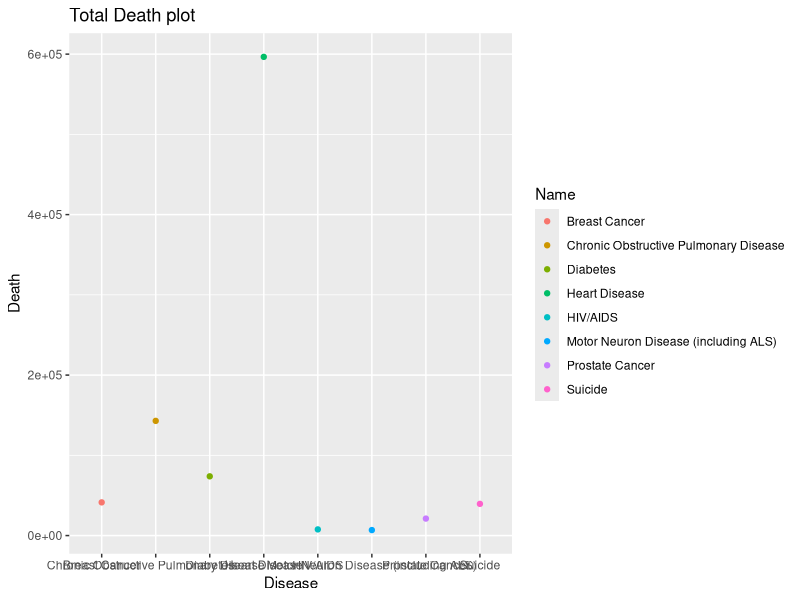
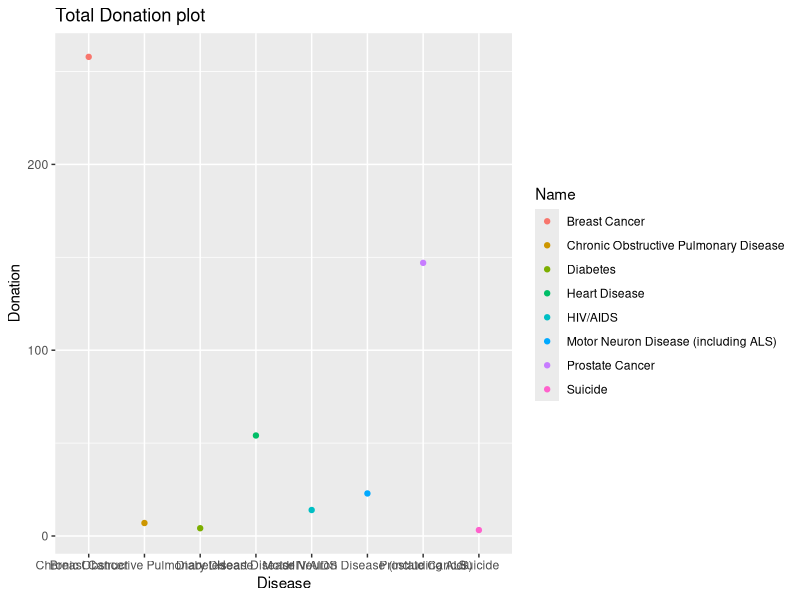
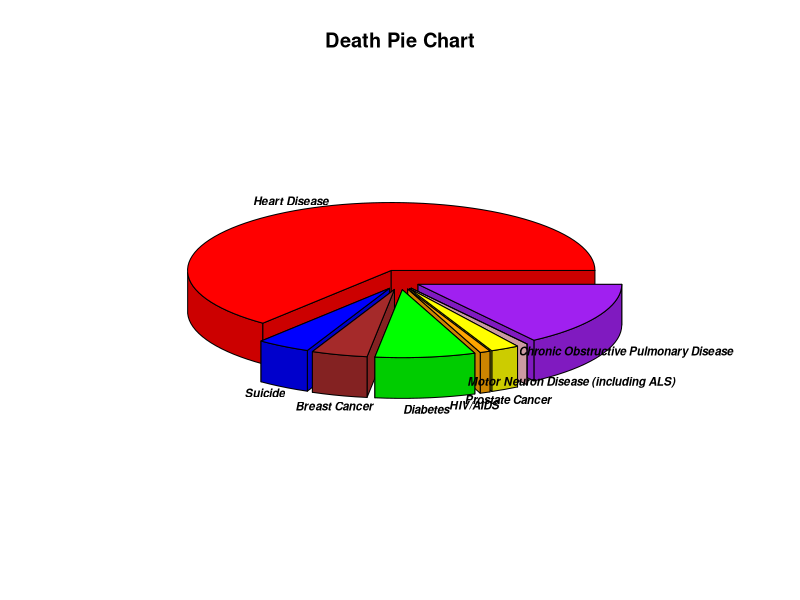
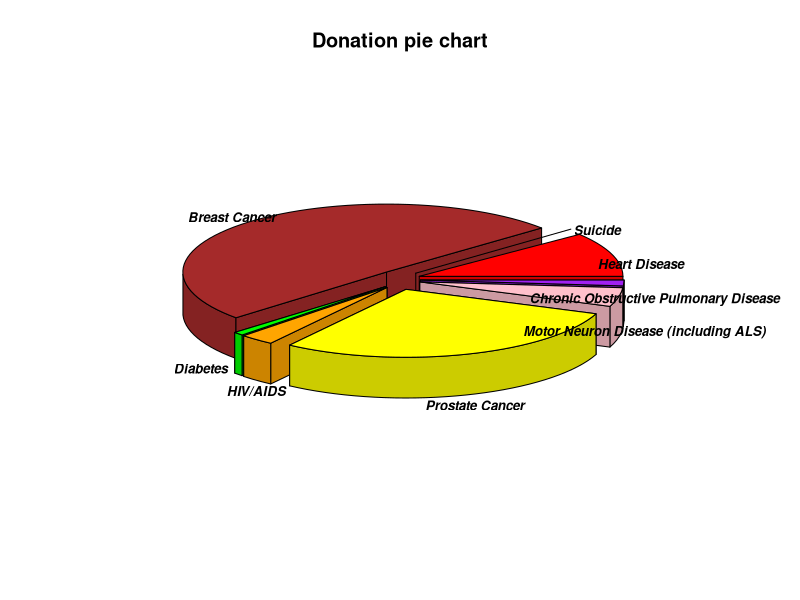
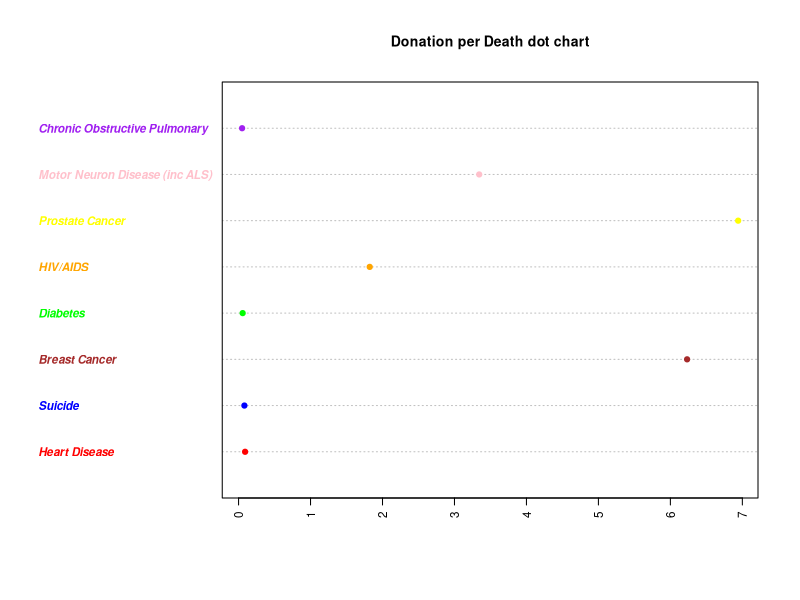

Recreate these plots in R, in order.
## ---- chunk 1
setwd("F:/R-3.1.1/github/qmssviz/hw1/_posts")
d <- read.csv("Donation-Disease.csv")
library(ggplot2)
opar <- par(no.readonly=TRUE)
par(las=2)
qplot(Name, Death, data = d, color = Name, geom = c("point"), xlab = "Disease", ylab = "Death", main="Total Death plot")
qplot(Name, MoneyRaised, data = d, color = Name, geom = c("point"), xlab = "Disease", ylab = "Donation", main="Total Donation plot")
## ---- chunk 2
library(plotrix)
opar <- par(no.readonly=TRUE)
par(font=4)
pie3D(d$Death, labels=d$Name, explode=0.1, labelcex=0.7, start=0, col=c("red","blue","brown","green","orange","yellow","pink","purple"), main="Death Pie Chart")
pie3D(d$MoneyRaised, labels=d$Name, explode=0.1, labelcex=0.8, start=0, col=c("red","blue","brown","green","orange","yellow","pink","purple"), main="Donation pie chart")
par(opar)
## ---- chunk 3
opar <- par(no.readonly=TRUE)
nvar=d$MoneyRaised / d$Death * 1000
par(font=4)
lab_disease=c("Heart Disease","Suicide","Breast Cancer","Diabetes","HIV/AIDS","Prostate Cancer","Motor Neuron Disease (inc ALS)","Chronic Obstructive Pulmonary")
dotchart(nvar, cex=0.7, col=c("red","blue","brown","green","orange","yellow","pink","purple"),labels=(lab_disease), pch=19, main="Donation per Death dot chart")
## ---- chunk 4

## ---- chunk 5

